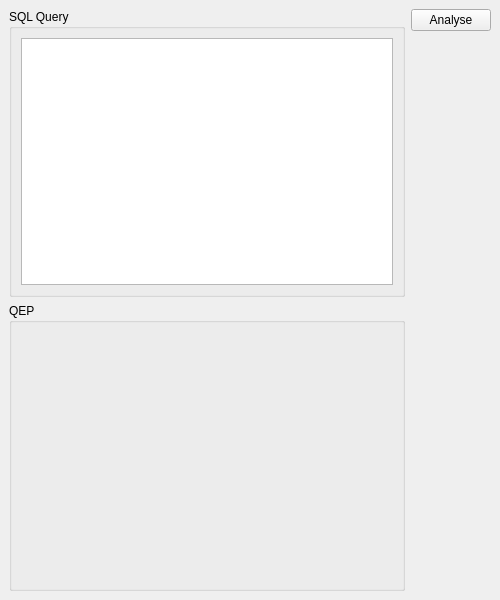
<?xml version="1.0" encoding="UTF-8"?>
<ui version="4.0">
 <class>MainWindow</class>
 <widget class="QMainWindow" name="MainWindow">
  <property name="geometry">
   <rect>
    <x>0</x>
    <y>0</y>
    <width>500</width>
    <height>600</height>
   </rect>
  </property>
  <property name="minimumSize">
   <size>
    <width>300</width>
    <height>398</height>
   </size>
  </property>
  <property name="windowTitle">
   <string>MainWindow</string>
  </property>
  <widget class="QWidget" name="centralwidget">
   <layout class="QVBoxLayout" name="verticalLayout">
    <item>
     <layout class="QHBoxLayout" name="panels">
      <item>
       <layout class="QVBoxLayout" name="panel_left">
        <item>
         <widget class="QGroupBox" name="group_input">
          <property name="sizePolicy">
           <sizepolicy hsizetype="Expanding" vsizetype="Expanding">
            <horstretch>0</horstretch>
            <verstretch>0</verstretch>
           </sizepolicy>
          </property>
          <property name="title">
           <string>SQL Query</string>
          </property>
          <layout class="QVBoxLayout" name="verticalLayout_4">
           <item>
            <widget class="QTextEdit" name="input_query">
             <property name="sizePolicy">
              <sizepolicy hsizetype="Expanding" vsizetype="Expanding">
               <horstretch>0</horstretch>
               <verstretch>0</verstretch>
              </sizepolicy>
             </property>
             <property name="acceptRichText">
              <bool>false</bool>
             </property>
            </widget>
           </item>
          </layout>
         </widget>
        </item>
        <item>
         <widget class="QGroupBox" name="group_result">
          <property name="sizePolicy">
           <sizepolicy hsizetype="Expanding" vsizetype="Expanding">
            <horstretch>0</horstretch>
            <verstretch>0</verstretch>
           </sizepolicy>
          </property>
          <property name="title">
           <string>QEP</string>
          </property>
          <layout class="QVBoxLayout" name="verticalLayout_2">
           <item alignment="Qt::AlignTop">
            <widget class="QLabel" name="text_plan">
             <property name="sizePolicy">
              <sizepolicy hsizetype="Expanding" vsizetype="Expanding">
               <horstretch>0</horstretch>
               <verstretch>0</verstretch>
              </sizepolicy>
             </property>
             <property name="text">
              <string/>
             </property>
             <property name="wordWrap">
              <bool>true</bool>
             </property>
            </widget>
           </item>
          </layout>
         </widget>
        </item>
       </layout>
      </item>
      <item>
       <layout class="QVBoxLayout" name="panel_rght">
        <item alignment="Qt::AlignTop">
         <widget class="QPushButton" name="btn_analyse">
          <property name="text">
           <string>Analyse</string>
          </property>
         </widget>
        </item>
       </layout>
      </item>
     </layout>
    </item>
   </layout>
  </widget>
 </widget>
 <resources/>
 <connections/>
</ui>
